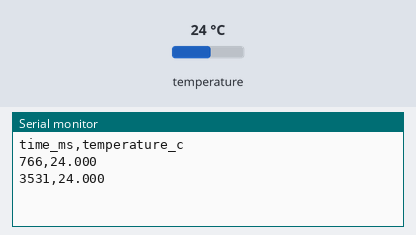
Recording of a sketch running on a simulated Arduino Uno, built with avr-gcc and run on an emulated ATmega328P. Shown: the last lines printed to the serial monitor. The test bench sets the inputs (shaded band); at power-on: temperature 24 °C.

Above: at 4.3 s.
4.4 s: temperature set to 12 °C
At 7.0 s:
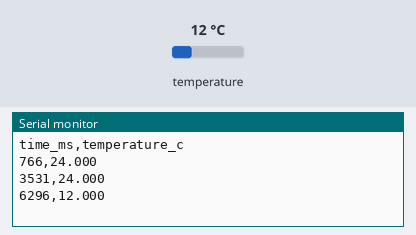
8.1 s: temperature set to 19 °C
At 10.3 s:
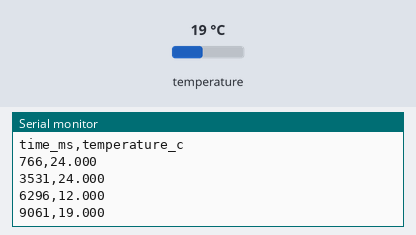
Timing chart, 0 to 11.8 s (numbered marks = the images above; inputs shaded):
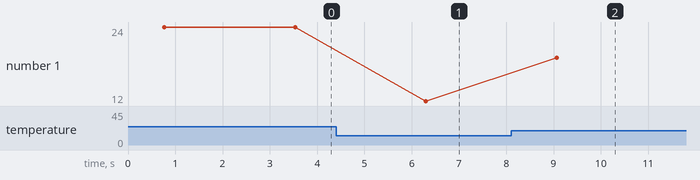

Measured:
- after the input at 4.4 s, the serial monitor: prints a new line after 1.9 s (image 1)
- after the input at 8.1 s, the serial monitor: prints a new line after 0.96 s (image 2)
- plotted number 1: 24 → 12 after the input at 4.4 s, 12 → 19 after the input at 8.1 s

The sketch:

c2-freezing-point-depression.ino
```cpp
#include <OneWire.h>
#include <DallasTemperature.h>

// @pin ONE_WIRE=D4
// @baud 9600

OneWire oneWire(4);
DallasTemperature probe(&oneWire);
// 표본 간격입니다. 어는 구간의 평평한 부분을 놓치지 않을 만큼 촘촘해야 합니다.
// @tunable samplingIntervalMs
int samplingIntervalMs = 2000;

void setup() {
  Serial.begin(9600);
  probe.begin();
  // 0.5 °C 단위로는 어는점 내림 1 °C를 셋으로도 못 나눕니다. 12비트로 올려
  // 0.0625 °C 단위로 읽습니다.
  probe.setResolution(12);
  Serial.println("time_ms,temperature_c");
}

void loop() {
  probe.requestTemperatures();
  Serial.print(millis());
  Serial.print(',');
  Serial.println(probe.getTempCByIndex(0), 3);
  delay(samplingIntervalMs);
}
```
